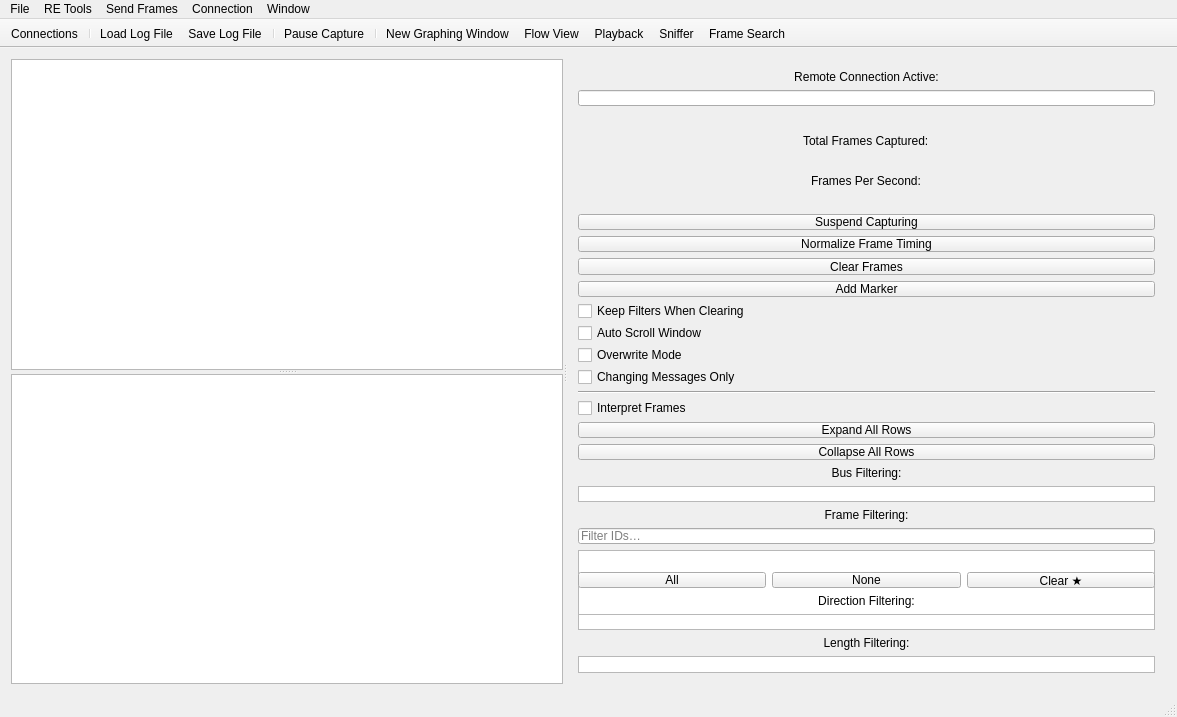
<?xml version="1.0" encoding="UTF-8"?>
<ui version="4.0">
 <class>MainWindow</class>
 <widget class="QMainWindow" name="MainWindow">
  <property name="geometry">
   <rect>
    <x>0</x>
    <y>0</y>
    <width>1177</width>
    <height>717</height>
   </rect>
  </property>
  <property name="sizePolicy">
   <sizepolicy hsizetype="Preferred" vsizetype="Preferred">
    <horstretch>0</horstretch>
    <verstretch>0</verstretch>
   </sizepolicy>
  </property>
  <property name="minimumSize">
   <size>
    <width>800</width>
    <height>500</height>
   </size>
  </property>
  <property name="windowTitle">
   <string>SavvyCAN</string>
  </property>
  <widget class="QWidget" name="centralWidget">
   <layout class="QVBoxLayout" name="verticalLayout_2" stretch="0">
    <item>
     <widget class="QSplitter" name="splitterMain">
      <property name="orientation">
       <enum>Qt::Orientation::Horizontal</enum>
      </property>
      <widget class="QSplitter" name="splitterLeft">
       <property name="orientation">
        <enum>Qt::Orientation::Vertical</enum>
       </property>
       <widget class="QTableView" name="canFramesView">
        <property name="font">
         <font>
          <pointsize>11</pointsize>
          <bold>false</bold>
         </font>
        </property>
        <property name="alternatingRowColors">
         <bool>true</bool>
        </property>
        <property name="verticalScrollMode">
         <enum>QAbstractItemView::ScrollMode::ScrollPerPixel</enum>
        </property>
        <property name="wordWrap">
         <bool>false</bool>
        </property>
        <attribute name="horizontalHeaderStretchLastSection">
         <bool>false</bool>
        </attribute>
       </widget>
       <widget class="QTableWidget" name="tableSimpleSender"/>
      </widget>
      <widget class="QWidget" name="rightPanelWidget">
       <property name="minimumSize">
        <size>
         <width>175</width>
         <height>0</height>
        </size>
       </property>
       <layout class="QVBoxLayout" name="verticalLayout">
        <item>
         <widget class="QLabel" name="lblRemoteConn">
          <property name="enabled">
           <bool>true</bool>
          </property>
          <property name="text">
           <string>Remote Connection Active:</string>
          </property>
          <property name="alignment">
           <set>Qt::AlignmentFlag::AlignCenter</set>
          </property>
         </widget>
        </item>
        <item>
         <widget class="QLineEdit" name="lineRemoteKey">
          <property name="enabled">
           <bool>true</bool>
          </property>
          <property name="maximumSize">
           <size>
            <width>1000</width>
            <height>50</height>
           </size>
          </property>
          <property name="baseSize">
           <size>
            <width>150</width>
            <height>50</height>
           </size>
          </property>
          <property name="font">
           <font>
            <bold>false</bold>
           </font>
          </property>
          <property name="maxLength">
           <number>8</number>
          </property>
          <property name="alignment">
           <set>Qt::AlignmentFlag::AlignLeading|Qt::AlignmentFlag::AlignLeft|Qt::AlignmentFlag::AlignVCenter</set>
          </property>
          <property name="readOnly">
           <bool>true</bool>
          </property>
         </widget>
        </item>
        <item>
         <widget class="QLabel" name="lblContMsg">
          <property name="palette">
           <palette>
            <active>
             <colorrole role="WindowText">
              <brush brushstyle="SolidPattern">
               <color alpha="255">
                <red>255</red>
                <green>0</green>
                <blue>0</blue>
               </color>
              </brush>
             </colorrole>
            </active>
            <inactive>
             <colorrole role="WindowText">
              <brush brushstyle="SolidPattern">
               <color alpha="255">
                <red>255</red>
                <green>0</green>
                <blue>0</blue>
               </color>
              </brush>
             </colorrole>
            </inactive>
            <disabled>
             <colorrole role="WindowText">
              <brush brushstyle="SolidPattern">
               <color alpha="255">
                <red>120</red>
                <green>120</green>
                <blue>120</blue>
               </color>
              </brush>
             </colorrole>
            </disabled>
           </palette>
          </property>
          <property name="font">
           <font>
            <pointsize>11</pointsize>
            <italic>true</italic>
            <bold>true</bold>
           </font>
          </property>
          <property name="text">
           <string/>
          </property>
          <property name="alignment">
           <set>Qt::AlignmentFlag::AlignCenter</set>
          </property>
         </widget>
        </item>
        <item alignment="Qt::AlignmentFlag::AlignHCenter">
         <widget class="QLabel" name="label">
          <property name="sizePolicy">
           <sizepolicy hsizetype="Preferred" vsizetype="Fixed">
            <horstretch>0</horstretch>
            <verstretch>0</verstretch>
           </sizepolicy>
          </property>
          <property name="text">
           <string>Total Frames Captured:</string>
          </property>
         </widget>
        </item>
        <item alignment="Qt::AlignmentFlag::AlignHCenter">
         <widget class="QLabel" name="lbNumFrames">
          <property name="sizePolicy">
           <sizepolicy hsizetype="Preferred" vsizetype="Fixed">
            <horstretch>0</horstretch>
            <verstretch>0</verstretch>
           </sizepolicy>
          </property>
          <property name="text">
           <string/>
          </property>
         </widget>
        </item>
        <item alignment="Qt::AlignmentFlag::AlignHCenter">
         <widget class="QLabel" name="label_6">
          <property name="sizePolicy">
           <sizepolicy hsizetype="Preferred" vsizetype="Fixed">
            <horstretch>0</horstretch>
            <verstretch>0</verstretch>
           </sizepolicy>
          </property>
          <property name="text">
           <string>Frames Per Second:</string>
          </property>
         </widget>
        </item>
        <item alignment="Qt::AlignmentFlag::AlignHCenter">
         <widget class="QLabel" name="lbFPS">
          <property name="sizePolicy">
           <sizepolicy hsizetype="Preferred" vsizetype="Fixed">
            <horstretch>0</horstretch>
            <verstretch>0</verstretch>
           </sizepolicy>
          </property>
          <property name="text">
           <string/>
          </property>
         </widget>
        </item>
        <item>
         <widget class="QPushButton" name="btnCaptureToggle">
          <property name="text">
           <string>Suspend Capturing</string>
          </property>
          <property name="checkable">
           <bool>false</bool>
          </property>
         </widget>
        </item>
        <item>
         <widget class="QPushButton" name="btnNormalize">
          <property name="text">
           <string>Normalize Frame Timing</string>
          </property>
         </widget>
        </item>
        <item>
         <widget class="QPushButton" name="btnClearFrames">
          <property name="text">
           <string>Clear Frames</string>
          </property>
         </widget>
        </item>
        <item>
         <widget class="QPushButton" name="btnAddMarker">
          <property name="text">
           <string>Add Marker</string>
          </property>
          <property name="toolTip">
           <string>Mark this point of the log, e.g. &quot;AC on&quot; (Ctrl+M)</string>
          </property>
         </widget>
        </item>
        <item>
         <widget class="QCheckBox" name="cbPersistentFilters">
          <property name="text">
           <string>Keep Filters When Clearing</string>
          </property>
         </widget>
        </item>
        <item>
         <widget class="QCheckBox" name="cbAutoScroll">
          <property name="text">
           <string>Auto Scroll Window</string>
          </property>
         </widget>
        </item>
        <item>
         <widget class="QCheckBox" name="cbOverwrite">
          <property name="enabled">
           <bool>true</bool>
          </property>
          <property name="text">
           <string>Overwrite Mode</string>
          </property>
         </widget>
        </item>
        <item>
         <widget class="QCheckBox" name="cbChangingOnly">
          <property name="text">
           <string>Changing Messages Only</string>
          </property>
         </widget>
        </item>
        <item>
         <widget class="Line" name="line">
          <property name="orientation">
           <enum>Qt::Orientation::Horizontal</enum>
          </property>
         </widget>
        </item>
        <item>
         <widget class="QCheckBox" name="cbInterpret">
          <property name="text">
           <string>Interpret Frames</string>
          </property>
         </widget>
        </item>
        <item>
         <widget class="QPushButton" name="btnExpandAll">
          <property name="text">
           <string>Expand All Rows</string>
          </property>
         </widget>
        </item>
        <item>
         <widget class="QPushButton" name="btnCollapseAll">
          <property name="text">
           <string>Collapse All Rows</string>
          </property>
         </widget>
        </item>
        <item>
         <widget class="QLabel" name="label_2">
          <property name="text">
           <string>Bus Filtering:</string>
          </property>
          <property name="alignment">
           <set>Qt::AlignmentFlag::AlignCenter</set>
          </property>
         </widget>
        </item>
        <item>
         <widget class="QListWidget" name="listBusFilters">
          <property name="sizePolicy">
           <sizepolicy hsizetype="Expanding" vsizetype="Fixed">
            <horstretch>0</horstretch>
            <verstretch>0</verstretch>
           </sizepolicy>
          </property>
          <property name="horizontalScrollBarPolicy">
           <enum>Qt::ScrollBarPolicy::ScrollBarAlwaysOff</enum>
          </property>
          <property name="flow">
           <enum>QListView::Flow::LeftToRight</enum>
          </property>
         </widget>
        </item>
        <item>
         <widget class="QLabel" name="label_7">
          <property name="text">
           <string>Frame Filtering:</string>
          </property>
          <property name="alignment">
           <set>Qt::AlignmentFlag::AlignCenter</set>
          </property>
         </widget>
        </item>
        <item>
         <widget class="QLineEdit" name="leSearchFilter">
          <property name="placeholderText">
           <string>Filter IDs…</string>
          </property>
         </widget>
        </item>
        <item>
         <widget class="QListWidget" name="listFilters">
          <property name="sizePolicy">
           <sizepolicy hsizetype="Expanding" vsizetype="Expanding">
            <horstretch>0</horstretch>
            <verstretch>0</verstretch>
           </sizepolicy>
          </property>
          <property name="minimumSize">
           <size>
            <width>0</width>
            <height>80</height>
           </size>
          </property>
          <property name="alternatingRowColors">
           <bool>false</bool>
          </property>
         </widget>
        </item>
        <item>
         <layout class="QHBoxLayout" name="horizontalLayout_3">
          <item>
           <widget class="QPushButton" name="btnFilterAll">
            <property name="text">
             <string>All</string>
            </property>
           </widget>
          </item>
          <item>
           <widget class="QPushButton" name="btnFilterNone">
            <property name="text">
             <string>None</string>
            </property>
           </widget>
          </item>
          <item>
           <widget class="QPushButton" name="btnClearHighlights">
            <property name="text">
             <string>Clear ★</string>
            </property>
           </widget>
          </item>
         </layout>
        </item>
        <item>
         <widget class="QLabel" name="labelDirFilter">
          <property name="text">
           <string>Direction Filtering:</string>
          </property>
          <property name="alignment">
           <set>Qt::AlignmentFlag::AlignCenter</set>
          </property>
         </widget>
        </item>
        <item>
         <widget class="QListWidget" name="listDirFilters">
          <property name="sizePolicy">
           <sizepolicy hsizetype="Expanding" vsizetype="Fixed">
            <horstretch>0</horstretch>
            <verstretch>0</verstretch>
           </sizepolicy>
          </property>
          <property name="horizontalScrollBarPolicy">
           <enum>Qt::ScrollBarPolicy::ScrollBarAlwaysOff</enum>
          </property>
          <property name="flow">
           <enum>QListView::Flow::LeftToRight</enum>
          </property>
         </widget>
        </item>
        <item>
         <widget class="QLabel" name="labelLenFilter">
          <property name="text">
           <string>Length Filtering:</string>
          </property>
          <property name="alignment">
           <set>Qt::AlignmentFlag::AlignCenter</set>
          </property>
         </widget>
        </item>
        <item>
         <widget class="QListWidget" name="listLengthFilters">
          <property name="sizePolicy">
           <sizepolicy hsizetype="Expanding" vsizetype="Fixed">
            <horstretch>0</horstretch>
            <verstretch>0</verstretch>
           </sizepolicy>
          </property>
          <property name="horizontalScrollBarPolicy">
           <enum>Qt::ScrollBarPolicy::ScrollBarAlwaysOff</enum>
          </property>
          <property name="flow">
           <enum>QListView::Flow::LeftToRight</enum>
          </property>
         </widget>
        </item>
       </layout>
      </widget>
     </widget>
    </item>
   </layout>
  </widget>
  <widget class="QToolBar" name="mainToolBar">
   <property name="windowTitle">
    <string>Workspace</string>
   </property>
   <property name="movable">
    <bool>false</bool>
   </property>
   <property name="toolButtonStyle">
    <enum>Qt::ToolButtonStyle::ToolButtonTextOnly</enum>
   </property>
   <attribute name="toolBarArea">
    <enum>TopToolBarArea</enum>
   </attribute>
   <attribute name="toolBarBreak">
    <bool>false</bool>
   </attribute>
   <addaction name="actionSetup"/>
   <addaction name="separator"/>
   <addaction name="actionOpen_Log_File"/>
   <addaction name="actionSave_Log_File"/>
   <addaction name="separator"/>
   <addaction name="actionToggleCapture"/>
   <addaction name="separator"/>
   <addaction name="actionGraph_Dta"/>
   <addaction name="actionFlow_View"/>
   <addaction name="action_Playback"/>
   <addaction name="actionSniffer"/>
   <addaction name="actionFrame_Search"/>
  </widget>
  <widget class="QMenuBar" name="menuBar">
   <property name="geometry">
    <rect>
     <x>0</x>
     <y>0</y>
     <width>1177</width>
     <height>20</height>
    </rect>
   </property>
   <widget class="QMenu" name="menu_RE_Tools">
    <property name="title">
     <string>RE Tools</string>
    </property>
    <addaction name="actionFlow_View"/>
    <addaction name="actionGraph_Dta"/>
    <addaction name="actionFrame_Data_Analysis"/>
    <addaction name="actionFile_Comparison"/>
    <addaction name="actionDBC_Comparison"/>
    <addaction name="actionRange_State_2"/>
    <addaction name="actionSingle_Multi_State_2"/>
    <addaction name="actionISO_TP_Decoder"/>
    <addaction name="actionSniffer"/>
    <addaction name="actionCapture_Bisector"/>
    <addaction name="actionSignal_Viewer"/>
    <addaction name="actionTemporal_Graph"/>
    <addaction name="actionFrame_Search"/>
   </widget>
   <widget class="QMenu" name="menuSend_Frames">
    <property name="title">
     <string>Send Frames</string>
    </property>
    <addaction name="action_Playback"/>
    <addaction name="action_Custom"/>
    <addaction name="actionScripting_INterface"/>
    <addaction name="actionFuzzing"/>
    <addaction name="actionUDS_Scanner"/>
    <addaction name="actionOBD2_Poller"/>
    <addaction name="actionUDS_Firmware_Update"/>
    <addaction name="actionMotorControlConfig"/>
    <addaction name="actionCAN_Bridge"/>
   </widget>
   <widget class="QMenu" name="menuFile">
    <property name="title">
     <string>File</string>
    </property>
    <addaction name="actionOpen_Log_File"/>
    <addaction name="actionLoad_Log_File_from_GitHub"/>
    <addaction name="actionSave_Filtered_Log_File"/>
    <addaction name="actionSave_Log_File"/>
    <addaction name="actionSave_Log_File_to_GitHub"/>
    <addaction name="actionSave_Continuous_Logfile"/>
    <addaction name="actionSave_Continuous_Filtered_Logfile"/>
    <addaction name="separator"/>
    <addaction name="actionLog_Notes"/>
    <addaction name="actionAdd_Marker"/>
    <addaction name="separator"/>
    <addaction name="actionLoad_Filter_Definition"/>
    <addaction name="actionSave_Filter_Definition"/>
    <addaction name="separator"/>
    <addaction name="actionDBC_File_Manager"/>
    <addaction name="actionSave_Decoded_Frames"/>
    <addaction name="actionSave_Decoded_Frames_CSV"/>
    <addaction name="separator"/>
    <addaction name="actionCrop_Log"/>
    <addaction name="separator"/>
    <addaction name="actionGitHub_Account"/>
    <addaction name="actionPreferences"/>
    <addaction name="separator"/>
    <addaction name="actionExit_Application"/>
   </widget>
   <widget class="QMenu" name="menuConnection">
    <property name="title">
     <string>Connection</string>
    </property>
    <addaction name="actionSetup"/>
   </widget>
   <widget class="QMenu" name="menuWindow">
    <property name="title">
     <string>Window</string>
    </property>
    <addaction name="actionGraph_Dta"/>
    <addaction name="actionFlow_View"/>
    <addaction name="action_Playback"/>
    <addaction name="actionSniffer"/>
    <addaction name="actionFrame_Search"/>
   </widget>
   <addaction name="menuFile"/>
   <addaction name="menu_RE_Tools"/>
   <addaction name="menuSend_Frames"/>
   <addaction name="menuConnection"/>
   <addaction name="menuWindow"/>
  </widget>
  <widget class="QStatusBar" name="statusBar"/>
  <action name="action_Playback">
   <property name="text">
    <string>Playback</string>
   </property>
  </action>
  <action name="action_Custom">
   <property name="text">
    <string>Custom</string>
   </property>
  </action>
  <action name="actionFlow_View">
   <property name="text">
    <string>Flow View</string>
   </property>
  </action>
  <action name="actionFuzzy_Scope">
   <property name="text">
    <string>Fuzzy Scope</string>
   </property>
  </action>
  <action name="actionGraph_Dta">
   <property name="text">
    <string>New Graphing Window</string>
   </property>
  </action>
  <action name="actionOpen_Log_File">
   <property name="text">
    <string>Load Log File</string>
   </property>
   <property name="shortcut">
    <string>Ctrl+O</string>
   </property>
  </action>
  <action name="actionLoad_Log_File_from_GitHub">
   <property name="text">
    <string>Load Log File from GitHub...</string>
   </property>
  </action>
  <action name="actionSave_Log_File_to_GitHub">
   <property name="text">
    <string>Save Log File to GitHub...</string>
   </property>
  </action>
  <action name="actionGitHub_Account">
   <property name="text">
    <string>GitHub Account...</string>
   </property>
  </action>
  <action name="actionSave_Log_File">
   <property name="text">
    <string>Save Log File</string>
   </property>
  </action>
  <action name="actionFrame_Data_Analysis">
   <property name="text">
    <string>Frame Data Analysis</string>
   </property>
  </action>
  <action name="actionLoad_DBC_File">
   <property name="text">
    <string>Load DBC File</string>
   </property>
  </action>
  <action name="actionEdit_Messages_Signals">
   <property name="text">
    <string>Edit Messages/Signals</string>
   </property>
  </action>
  <action name="actionSave_DBC_File">
   <property name="text">
    <string>Save DBC File</string>
   </property>
  </action>
  <action name="actionSave_Decoded_Frames">
   <property name="text">
    <string>Save Decoded Frames</string>
   </property>
  </action>
  <action name="actionExit_Application">
   <property name="text">
    <string>Exit Application</string>
   </property>
  </action>
  <action name="actionFile_Comparison">
   <property name="text">
    <string>File Comparison</string>
   </property>
  </action>
  <action name="actionPreferences">
   <property name="text">
    <string>Preferences</string>
   </property>
  </action>
  <action name="actionSave_Filtered_Log_File">
   <property name="text">
    <string>Save Filtered Log File</string>
   </property>
  </action>
  <action name="actionLoad_Filter_Definition">
   <property name="text">
    <string>Load Filter Definition</string>
   </property>
  </action>
  <action name="actionSave_Filter_Definition">
   <property name="text">
    <string>Save Filter Definition</string>
   </property>
  </action>
  <action name="actionFirmware_Uploader">
   <property name="text">
    <string>Firmware Uploader</string>
   </property>
  </action>
  <action name="actionSetup">
   <property name="text">
    <string>Connections...</string>
   </property>
  </action>
  <action name="actionToggleCapture">
   <property name="text">
    <string>Pause Capture</string>
   </property>
  </action>
  <action name="actionConnect">
   <property name="text">
    <string>Connect</string>
   </property>
  </action>
  <action name="actionScripting_INterface">
   <property name="text">
    <string>Scripting Interface</string>
   </property>
  </action>
  <action name="actionRange_State_2">
   <property name="text">
    <string>Range State</string>
   </property>
  </action>
  <action name="actionSingle_Multi_State_2">
   <property name="text">
    <string>Single/Multi State</string>
   </property>
  </action>
  <action name="actionDBC_File_Manager">
   <property name="text">
    <string>DBC File Manager</string>
   </property>
  </action>
  <action name="actionFuzzing">
   <property name="text">
    <string>Fuzzing</string>
   </property>
  </action>
  <action name="actionUDS_Scanner">
   <property name="text">
    <string>UDS Scanner</string>
   </property>
  </action>
  <action name="actionOBD2_Poller">
   <property name="text">
    <string>OBD-II Poller</string>
   </property>
  </action>
  <action name="actionISO_TP_Decoder">
   <property name="text">
    <string>ISO-TP Decoder</string>
   </property>
  </action>
  <action name="actionSniffer">
   <property name="text">
    <string>Sniffer</string>
   </property>
  </action>
  <action name="actionFirmware_Update">
   <property name="text">
    <string>Firmware Update</string>
   </property>
  </action>
  <action name="actionMotorControlConfig">
   <property name="text">
    <string>MotorControlConfig</string>
   </property>
  </action>
  <action name="actionCapture_Bisector">
   <property name="text">
    <string>Capture Bisector</string>
   </property>
  </action>
  <action name="actionSignal_Viewer">
   <property name="text">
    <string>Signal Viewer</string>
   </property>
  </action>
  <action name="actionSave_Continuous_Logfile">
   <property name="text">
    <string>Start Continuous Logging</string>
   </property>
  </action>
  <action name="actionSave_Continuous_Filtered_Logfile">
   <property name="text">
    <string>Start Continuous Logging (Filtered)</string>
   </property>
  </action>
  <action name="actionTemporal_Graph">
   <property name="text">
    <string>Temporal Graph</string>
   </property>
  </action>
  <action name="actionDBC_Comparison">
   <property name="text">
    <string>DBC Comparison</string>
   </property>
  </action>
  <action name="actionSave_Decoded_Frames_CSV">
   <property name="text">
    <string>Save Decoded Frames CSV</string>
   </property>
  </action>
  <action name="actionCAN_Bridge">
   <property name="text">
    <string>CAN Bridge</string>
   </property>
  </action>
  <action name="actionLog_Notes">
   <property name="text">
    <string>Log Notes...</string>
   </property>
   <property name="toolTip">
    <string>The notes of this log: setup, scenario, observations</string>
   </property>
  </action>
  <action name="actionAdd_Marker">
   <property name="text">
    <string>Add Marker...</string>
   </property>
   <property name="toolTip">
    <string>Mark this point of the log (the newest frame while capturing, else the selected one)</string>
   </property>
   <property name="shortcut">
    <string>Ctrl+M</string>
   </property>
  </action>
  <action name="actionCrop_Log">
   <property name="text">
    <string>Crop Log to Frame Range</string>
   </property>
  </action>
  <action name="actionFrame_Search">
   <property name="text">
    <string>Frame Search</string>
   </property>
  </action>
  <action name="actionUDS_Firmware_Update">
   <property name="text">
    <string>UDS Firmware Update</string>
   </property>
  </action>
 </widget>
 <layoutdefault spacing="6" margin="11"/>
 <resources/>
 <connections/>
 <slots>
  <slot>handleLoadFile()</slot>
  <slot>connButtonPress()</slot>
  <slot>showGraphingWindow()</slot>
  <slot>showFrameDataAnalysis()</slot>
 </slots>
</ui>
